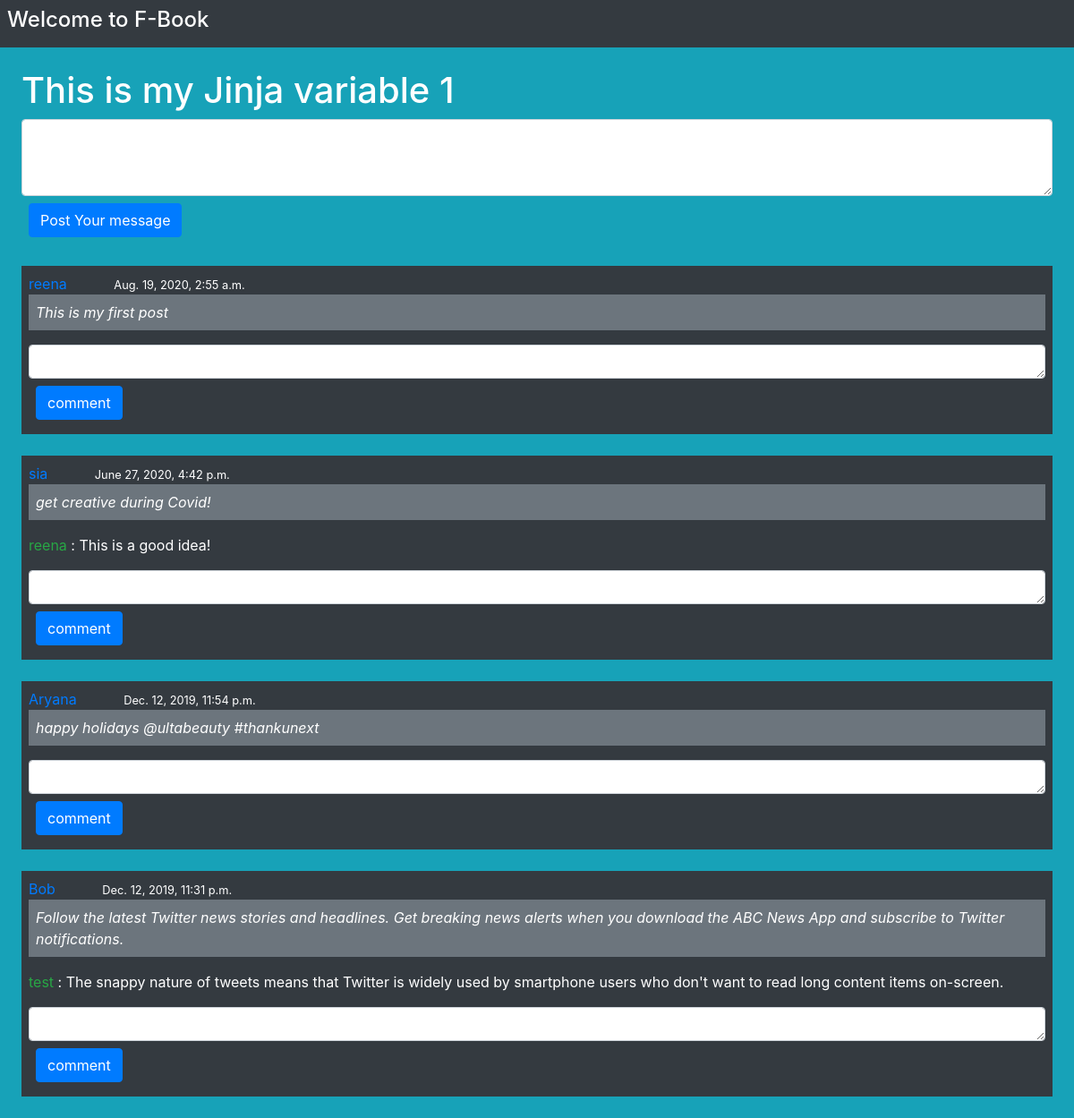
/home/, run on the app's committed database.
### fbook/models.py (models this page shows)
class Messages(models.Model):
    message=models.TextField()
    content=models.TextField()
    created_at=models.DateTimeField(auto_now_add=True)
    updated_at=models.DateTimeField(auto_now=True)
    poster=models.ForeignKey(User,related_name="messages", on_delete=models.CASCADE)

class Comments(models.Model):
    comment=models.TextField()
    created_at=models.DateField(auto_now=True)
    updated_at=models.DateField(auto_now_add=True)
    comment_by=models.ForeignKey(User,related_name="user_comments", on_delete=models.CASCADE)
    comment_at=models.ForeignKey(Messages, related_name="msg_comments", on_delete=models.CASCADE)

### fbook/views.py (the view)
# urls.py: 2. Add a URL to urlpatterns:  path('', views.home, name='home')
def home(request):
    msgs=Messages.objects.all().order_by("-created_at")
    context={'msgs':msgs}
    return render(request,"fbook/home.html",context)

### fbook/templates/fbook/home.html (shortened to what this page needs)
{% extends "users/base.html" %}
{% load crispy_forms_tags %}
{% block content %}
<div class="content-section">
{% with count=1 %}
<h1>This is my Jinja variable {{count}}</h1>
{% endwith%}
<form action="{%url 'postmsg' %}" method="POST">
        <textarea class="form-control" name="msgbox" cols="100" rows="3">
  </textarea>
        <input class="btn btn-primary mb-2 m-2" type="submit" value="Post Your message">
    </form>
    {%for msg in msgs %}
    <br>
    <div class="bg-dark text-white p-2">
        <a href="{%url 'my_msgs' msg.poster.id %}">{{msg.poster.username}}</a>
        <span class="ml-5"><small>{{msg.created_at}} </small></span>
        <p class=" font-italic bg-secondary text-white p-2">{{msg.message}}
        </p>
        {% for comment in msg.msg_comments.all %}
        <p><span class="text-success">{{comment.comment_by}} </span>: {{comment.comment}}</p>
        {% endfor %}
        <form action="{%url 'postcomment' %}" method="POST">
            <textarea class="form-control" name="comment" cols="30" rows="1"></textarea>
            <input class="btn btn-primary mb-2 m-2" type="submit" name="" value="comment">
        </form>
    </div>
    {%endfor%}
    {% endblock content%}

### users/templates/users/base.html (shortened to what this page needs)
<!DOCTYPE html>
<html lang="en">
<head>
    <link rel="stylesheet" href="https://maxcdn.bootstrapcdn.com/bootstrap/4.0.0/css/bootstrap.min.css"
>
</head>
<body>
    <div class=" navbar-nav mx-auto p-2 bg-dark text-white">
        <p class="h4 ">Welcome to F-Book
        </p>
    </div>
    <div class="p-4 m-0 bg-info mx-auto text-white">
        {% block content %}
        {% endblock %}
    </div>
</body>
</html>

### data on the page
Messages: poster.username "reena", created_at "Aug. 19, 2020, 2:55 a.m.", message "This is my first post"
Messages: poster.username "sia", created_at "June 27, 2020, 4:42 p.m.", message "get creative during Covid!"
Comments: comment_by "reena", comment "This is a good idea!"
Messages: poster.username "Aryana", created_at "Dec. 12, 2019, 11:54 p.m.", message "happy holidays @ultabeauty #thankunext"
Messages: poster.username "Bob", created_at "Dec. 12, 2019, 11:31 p.m.", message "Follow the latest Twitter news stories and headlines. Get breaking news alerts when you download the ABC News App and subscribe to Twitter notifications."
Comments: comment_by "test", comment "The snappy nature of tweets means that Twitter is widely used by smartphone users who don't want to read long content items on-screen."

### other printed values
{{ count }} "1"
